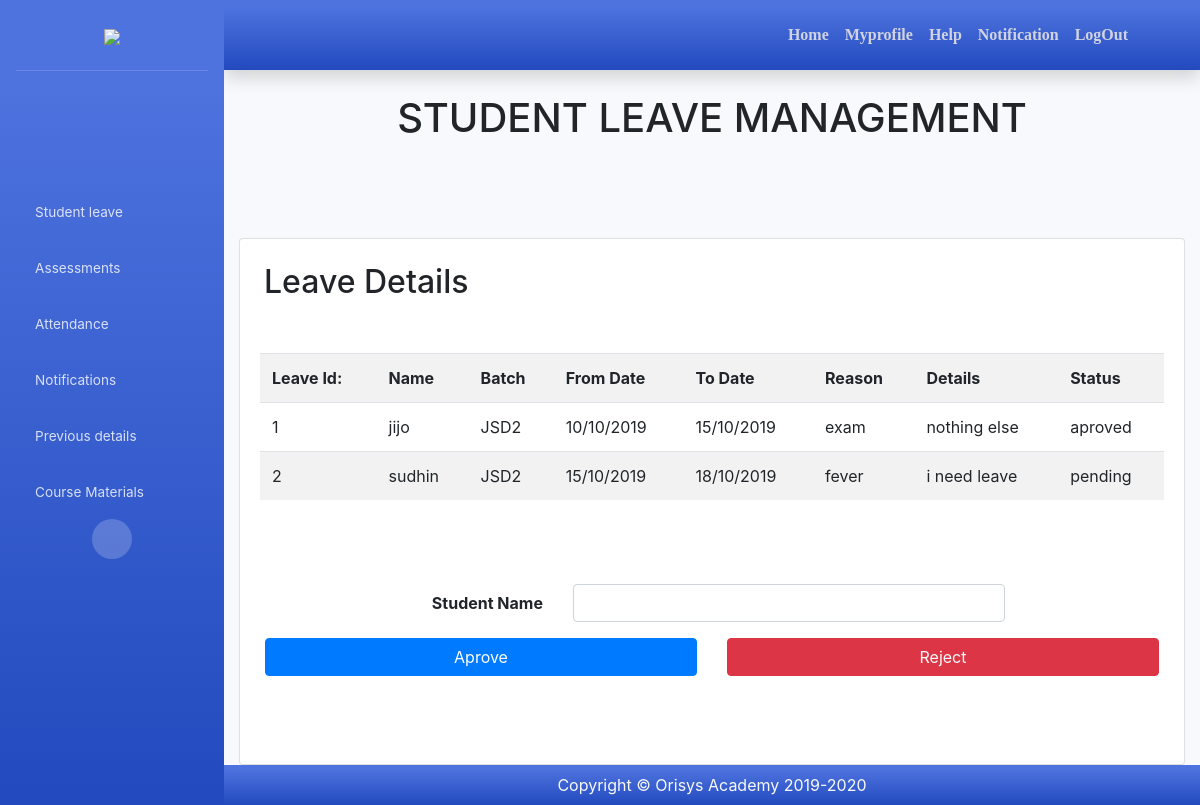
The app's page /fac-stud-leave/ (signed in) with its own data.
### student/models.py (models this page shows)
class student_leave(models.Model):
    leave_id        = models.IntegerField(primary_key=True)
    name            = models.CharField(max_length=200)
    batch           = models.CharField(max_length=200,default='JSD2')
    from_date       = models.CharField(max_length=200)
    to_date         = models.CharField(max_length=200)
    reason          = models.CharField(max_length=200)
    describ         = models.CharField(max_length=200)
    status          = models.CharField(max_length=200,default='pending')
    class Meta:
       db_table = 'student_leave'

### faculty/views.py (the view)
# urls.py: path('fac-stud-leave/',views.fac_stud_leave,name='student_leave'),
def fac_stud_leave(request):
    QuerySet        = faculty_profile.objects.all().get(username=request.session['fac_user'])
    var             = QuerySet.batchincharge
    QuerySet1       = student_leave.objects.all().filter(batch=var)
    return render(request,'faculty_stud_leave.html',{'leave':QuerySet1})

### faculty/templates/faculty_stud_leave.html (shortened to what this page needs)
{% load static %}
<!DOCTYPE html>
<html lang="en">
<head>
  <link  rel="stylesheet" href="{% static 'fontawesome/css/all.min.css' %}">
  <link  rel="stylesheet" href="{% static 'css/sb-admin-2.min.css' %}">
   <link rel="stylesheet" href="{% static 'css/bootstrap.min.css' %}">
  <link  rel="stylesheet" href="{% static 'css/style.css' %}">
</head>
<body id="page-top">
  <div id="wrapper">
    <ul class="navbar-nav bg-gradient-primary sidebar sidebar-dark accordion" id="accordionSidebar">
      <a class="sidebar-brand d-flex align-items-center justify-content-center" href="index.php">
			<div>
		<img src="{% static 'img/log.svg' %}" class="img-fluid">
        </div>
      </a>
      <hr class="sidebar-divider my-0">
      <li class="nav-item active">
        <a class="nav-link" href="index.php" class="text-center">
          <i class="fas fa-user user-font px-4"></i></a></li>
	   <li class="nav-item">
        <a class="nav-link collapsed" href="{% url 'student_leave' %}"" >
          <i class="fas fa-user-graduate"></i>
          <span>Student leave</span>
        </a>
      <li class="nav-item">
        <a class="nav-link collapsed" href="{% url 'student_assessmnt' %}" >
          <i class="fas fa-chalkboard-teacher"></i>
          <span>Assessments</span>
        </a>
      </li>
      <li class="nav-item">
        <a class="nav-link collapsed" href="{% url 'fac_student_attendence' %}" >
          <i class="fas fa-school"></i>
          <span>Attendance</span>
        </a>
      </li>
      <li class="nav-item">
        <a class="nav-link collapsed" href="#">
          <i class="fas fa-bell"></i>
          <span>Notifications</span>
        </a>
      </li>
      <li class="nav-item">
        <a class="nav-link" href="">
          <i class="fas fa-info-circle"></i>
          <span>Previous details</span></a>
      </li>
	  <li class="nav-item">
        <a class="nav-link" href="">
          <i class="fas fa-info-circle"></i>
          <span>Course Materials</span></a>
      </li>
      <div class="text-center d-none d-md-inline">
        <button class="rounded-circle border-0" id="sidebarToggle"></button>
      </div>
    </ul>
    <div id="content-wrapper" class="d-flex flex-column">
      <div id="content">
		<div class="container-fliud">
        <nav class="navbar navbar-expand navbar-light topbar mb-4 static-top shadow bg-gradient-primary">
          <ul class="navbar-nav ml-auto pr-5 p-hide">
            <li class="nav-item ">
              <a class="nav-link " href="{% url 'faculty_home' %}">
                <i class="fas fa-home"><p> Home</p></i>
              </a>
            </li>
			<li class="nav-item">
              <a class="nav-link " href="{% url 'faculty_profile' %}"  >
                <i class="fas fa-user "><p> Myprofile</p></i>
              </a>
            </li>
			<li class="nav-item">
              <a class="nav-link " href="#">
                <i class="fas fa-info"> <p>Help</p></i>
              </a>
            </li>
			<li class="nav-item">
              <a class="nav-link " href="#"  >
                <i class="fas fa-bell "><p> Notification</p></i>
              </a>
            </li>
			<li class="nav-item">
              <a class="nav-link " href="{% url 'logout' %}" >
                <i class="fas fa-sign-out-alt  text-gray"><p>LogOut</p></i>
              </a>
            </li>
          </ul>
        </nav>
		</div>
</div>
<section>
	<div class="container">
			<h1 class="text-center">STUDENT LEAVE MANAGEMENT</h1>
				<div class="card mt-5" id="student">
					<div class="card-title m-4">
						<h2>Leave Details</h2>
					</div>
					<form class="card-body">
					<div style="overflow-x:auto;">
						<table class="table table-striped">
							<tr>
								<th scope="col">Leave Id:</th>
								<th scope="col">Name</th>
								<th scope="col">Batch</th>
								<th scope="col">From Date</th>
								<th scope="col">To Date</th>
								<th scope="col">Reason</th>
								<th scope="col">Details</th>
								<th scope="col">Status</th>
							</tr>
							{% if leave %}
							{% for i in leave %}
							<tr>
								<td scope="col">{{i.leave_id}}</td>
								<td scope="col">{{i.name}}</td>
								<td scope="col">{{i.batch}}</td>
								<td scope="col">{{i.from_date}}</td>
								<td scope="col">{{i.to_date}}</td>
								<td scope="col">{{i.reason}}</td>
								<td scope="col">{{i.describ}}</td>
								<td scope="col">{{i.status}}</td>
							</tr>
							{% endfor %}
							{% endif %}
						</table>
						</div>
						<form method="POST" action="{% url 'faculty_leave_save' %}" class="">
              <div class="controls">
                <div class="row py-md-5">
                    <div class="card-body">
                      <div name="my-form" onsubmit="return validform()" action="" method="POST">
                        <div class="form-group row">
                          <label class="col-md-4 col-form-label text-md-right font-weight-bolder">Student Name</label>
                          <div class="col-md-6 ">
                            <input type="text" id="full_name" class="form-control box-bg " name="fname" >
                          </div>
                        </div>
                        <div class="row">
                          <div class="col-md-6 text-right">
                            <button type="submit" class="btn btn-primary " >
                            Aprove
                            </button>
                          </div>
                          <div class="col-md-6 ">
                            <button type="submit" class="btn btn-danger"><a href="student-edit.php" class="text-light text-decoration-none">
                            Reject</a>
                            </button>
                          </div>
                          </div>
                          </form>
			</div>
				</div>
</section>
      <footer class="">
          <div class="copyright text-center bg-gradient-primary py-2 text-light">
            <span>Copyright &copy; Orisys Academy 2019-2020</span>
        </div>
      </footer>
</div>
    </div>
</body>
</html>

### faculty/static/css/style.css (style rules this page uses)
.user-font { font-size:80px!important; }
.form-style input,button { width: 100%; }
.box-bg { outline:none; }

### records on screen
student_leave: leave_id "1", name "jijo", batch "JSD2", from_date "10/10/2019", to_date "15/10/2019", reason "exam", describ "nothing else", status "aproved"
student_leave: leave_id "2", name "sudhin", batch "JSD2", from_date "15/10/2019", to_date "18/10/2019", reason "fever", describ "i need leave", status "pending"
